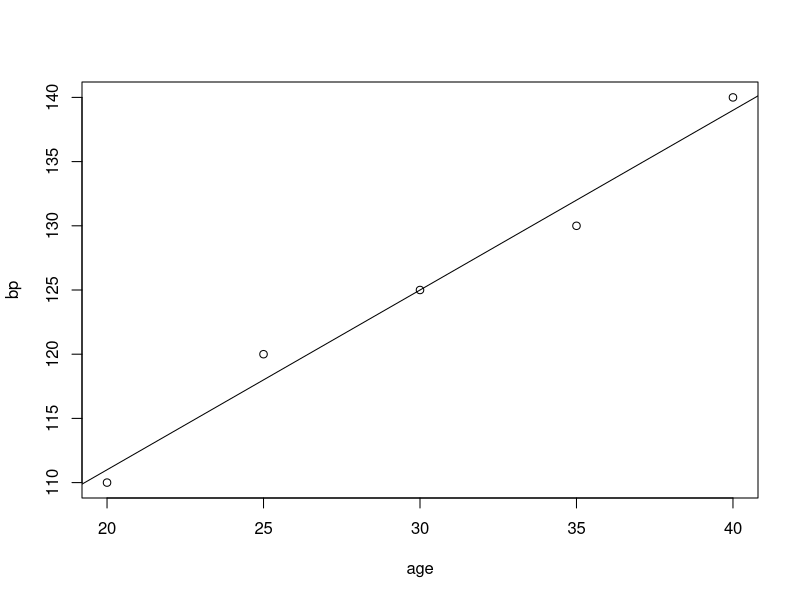

Write R code to recreate this figure.
age <- c(20, 25, 30, 35, 40)
bp <- c(110, 120, 125, 130, 140)

model <- lm(bp ~ age)

print(model)

plot(age, bp)
abline(model)
